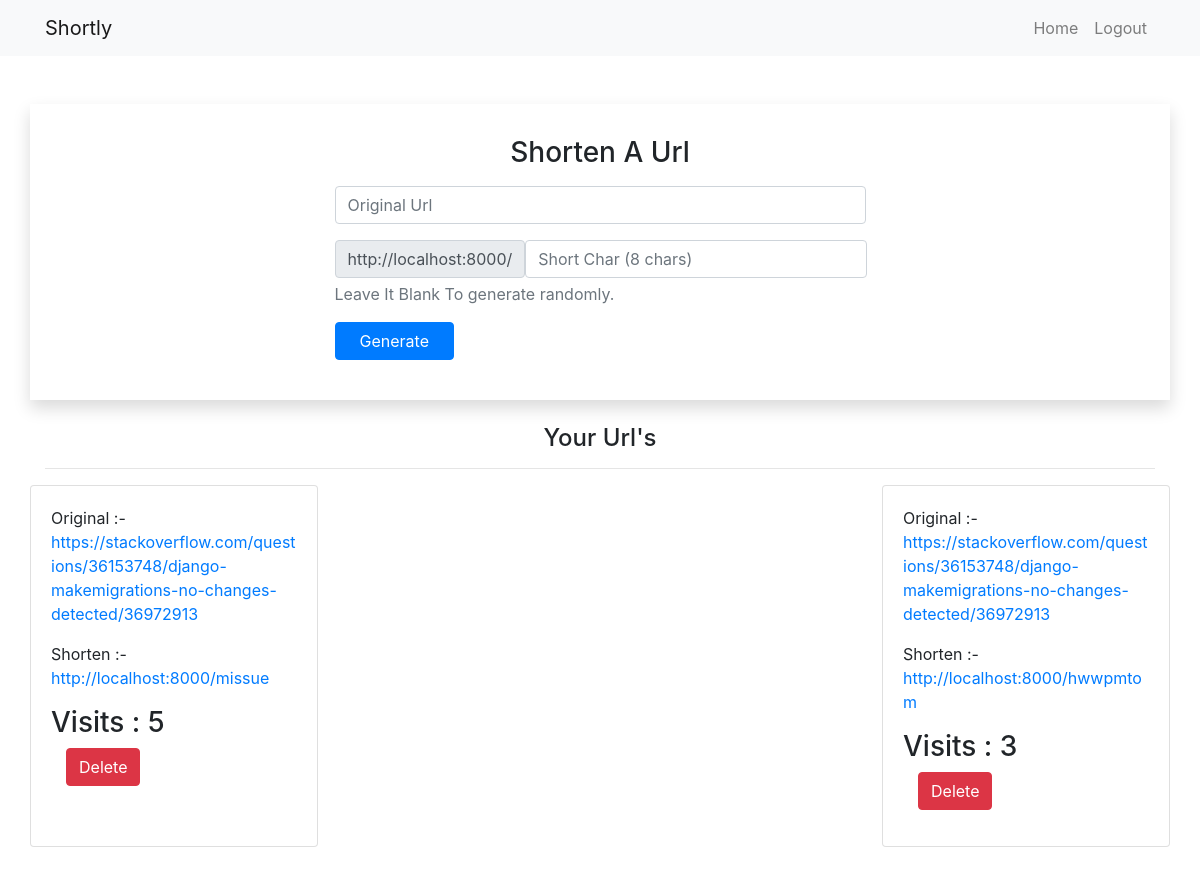
The page /dashboard/ (signed in) on the database its author committed.
### urlhandler/models.py (models this page shows)
class shortUrl(models.Model):
    original_url = models.URLField(blank=False)
    short_query = models.CharField(blank=False, max_length=8)
    visits = models.IntegerField(default=0)
    user = models.ForeignKey(User, on_delete=models.CASCADE)

### urlhandler/views.py (the view)
# urls.py: path('dashboard/', dashboard, name="dashboard"),
def dashboard(request):
    if not request.user.is_authenticated:
        return HttpResponseRedirect('/login')
    else:
        user = request.user
        urls = shortUrl.objects.filter(user=user)
        return  render(request, 'authentication/dashboard.html', {'urls': urls})

### templates/authentication/dashboard.html (shortened to what this page needs)
{% extends 'authentication/base.html' %}
{% block content %}
    <section class="mt-5">
        <div class="container shadow p-4">
            <div class="row">
                <div class="col-12 text-center py-2">
                    <h3>Shorten A Url</h3>
                </div>
                <div class="col-10 col-sm-10 col-md-6 mx-auto">
                    <form action="{% url 'generate' %}" method="POST">
                        <div class="form-group">
                            <input type="url" name="original" class="form-control" placeholder="Original Url">
                        </div>
                        <div class="form-group">
                            <div class="input-group-prepend">
                                <div class="input-group-text">http://localhost:8000/</div>
                                <input type="text" name="short" class="form-control" placeholder="Short Char (8 chars)"
                                    maxlength="8" id="short">
                            </div>
                            <p id="shorthelp" class="form-text text-muted">Leave It Blank To generate randomly.</p>
                        </div>
                        <div class="form-group">
                            <input type="submit" class="btn btn-primary px-4" value="Generate">
                        </div>
                    </form>
                </div>
            </div>
        </div>
        <div class="container my-4">
            <div class="row">
                <div class="col-12 text-center">
                    <h4>Your Url's</h4>
                    <hr />
                </div>
            </div>
            <div class="row justify-content-between">
                {% for url in urls %}
                <div class="card" style="width: 18rem;">
                    <div class="card-body">
                        <p class="card-text">Original :- <a href="{{ url.original_url }}" target="_blank" class="card-link">{{ url.original_url }}</a></p>
                        <p class="card-text">Shorten :- <a href="http://localhost:8000/{{ url.short_query }}" target="_blank" class="card-link">http://localhost:8000/{{ url.short_query }}</a></p>
                        <h3>Visits : {{ url.visits }}</h3>
                        <div class="col-4">
                            <form action="{% url 'deleteurl' %}" method="post">
                                <input type="submit" class="btn btn-danger" value="Delete">
                            </form>
                        </div>
                    </div>
                </div>
                {% endfor %}
            </div>
        </div>
    </section>
{% endblock content %}

### templates/authentication/base.html (shortened to what this page needs)
<html lang="en">
<head>
    <link rel="stylesheet" href="https://stackpath.bootstrapcdn.com/bootstrap/4.5.0/css/bootstrap.min.css"
>
</head>
<body>
    <header>
        <nav class="navbar navbar-expand-lg navbar-light bg-light">
            <div class="container">
                <a class="navbar-brand" href="#">Shortly</a>
                <div class="collapse navbar-collapse" id="navbarNavDropdown">
                    <ul class="navbar-nav ml-auto">
                        {% if request.user.is_authenticated %}
                        <li class="nav-item">
                            <a class="nav-link" href="{% url 'dashboard' %}">Home</a>
                        </li>
                        <li class="nav-item">
                            <a class="nav-link" href="{% url 'logout' %}">Logout</a>
                        </li>
                        {% endif %}
                    </ul>
                </div>
            </div>
        </nav>
    </header>
    <main>
        {% block content  %}{% endblock content %}
    </main>
</body>
</html>

### rows shown on the page
shortUrl: original_url "https://stackoverflow.com/questions/36153748/django-makemigrations-no-changes-detected/36972913", short_query "missue", visits "5"
shortUrl: original_url "https://stackoverflow.com/questions/36153748/django-makemigrations-no-changes-detected/36972913", short_query "hwwpmtom", visits "3"
